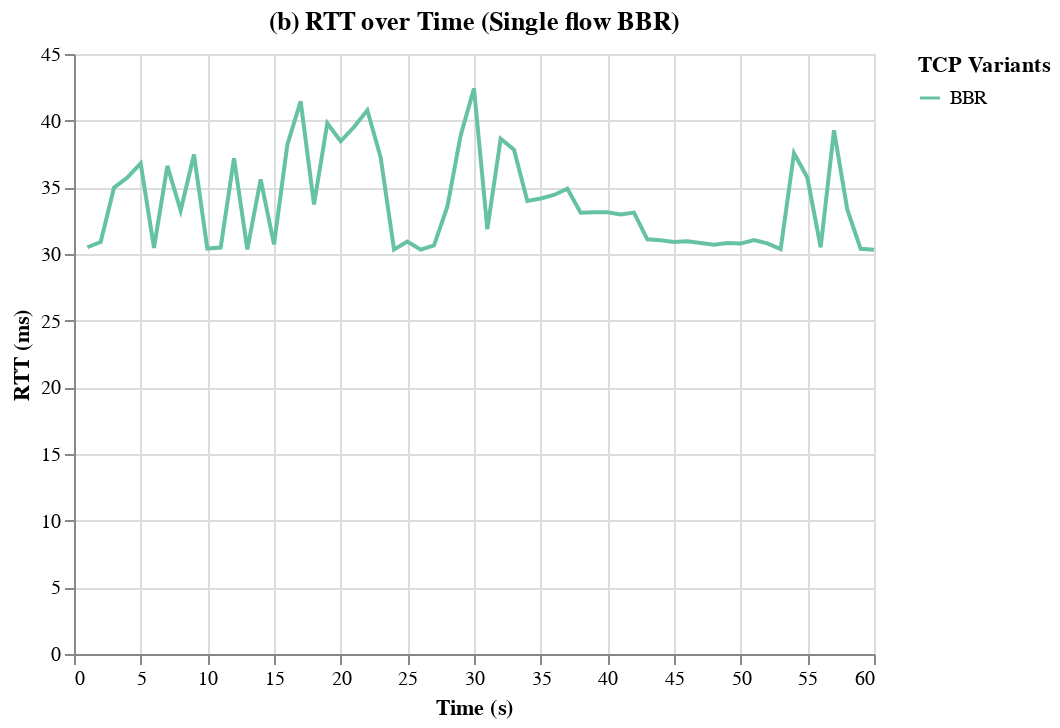

Write notebook code for a chart like this one.
### Code cell
# Create a selection that chooses the nearest point & selects on a single click
selection = alt.selection_multi(fields=['cc'], bind='legend')

# The line plot
s1e2_rtt = alt.Chart(df_s1e2_single_flow_bbr).mark_line().encode(
    x=alt.X('end:Q', title='Time (s)'),
    y=alt.Y('rtt_ms:Q', title='RTT (ms)'),
    color=alt.Color('cc:N', legend=alt.Legend(title="TCP Variants"), scale=alt.Scale(scheme='set2')),
    opacity=alt.condition(selection, alt.value(1), alt.value(0.5)),
    
    # Add tooltip
    tooltip=['end', 'rtt_ms', 'cc']
).properties(
    title='(b) RTT over Time (Single flow BBR)'
).add_selection(
    selection,
)

# Display the plot
s1e2_rtt

### Figure 1 — Vega-Lite specification as saved in the notebook (floating-point values rounded to 4 significant figures)
{"config": {"view": {"continuousWidth": 400, "continuousHeight": 300}}, "data": {"name": "data-df2f36a0fa298d840df834be4ea94769"}, "mark": "line", "encoding": {"color": {"field": "cc", "legend": {"title": "TCP Variants"}, "scale": {"scheme": "set2"}, "type": "nominal"}, "opacity": {"condition": {"value": 1, "selection": "selector006"}, "value": 0.5}, "tooltip": [{"field": "end", "type": "quantitative"}, {"field": "rtt_ms", "type": "quantitative"}, {"field": "cc", "type": "nominal"}], "x": {"field": "end", "title": "Time (s)", "type": "quantitative"}, "y": {"field": "rtt_ms", "title": "RTT (ms)", "type": "quantitative"}}, "selection": {"selector006": {"type": "multi", "fields": ["cc"], "bind": "legend"}}, "title": "(b) RTT over Time (Single flow BBR)", "$schema": "https://vega.github.io/schema/vega-lite/v4.17.0.json", "datasets": {"data-df2f36a0fa298d840df834be4ea94769": [{"socket": 5, "end": 1, "retransmits": 0, "throughput_mbps": 860.7, "rtt_ms": 30.51, "snd_cwnd_mb": 2.538, "cc": "BBR"}, {"socket": 5, "end": 2, "retransmits": 0, "throughput_mbps": 807.3, "rtt_ms": 30.9, "snd_cwnd_mb": 7.883, "cc": "BBR"}, {"socket": 5, "end": 3, "retransmits": 0, "throughput_mbps": 943.8, "rtt_ms": 34.97, "snd_cwnd_mb": 8.23, "cc": "BBR"}, {"socket": 5, "end": 4, "retransmits": 90, "throughput_mbps": 943.5, "rtt_ms": 35.73, "snd_cwnd_mb": 7.79, "cc": "BBR"}, {"socket": 5, "end": 5, "retransmits": 90, "throughput_mbps": 954.7, "rtt_ms": 36.8, "snd_cwnd_mb": 7.796, "cc": "BBR"}, {"socket": 5, "end": 6, "retransmits": 225, "throughput_mbps": 954.2, "rtt_ms": 30.46, "snd_cwnd_mb": 8.398, "cc": "BBR"}, {"socket": 5, "end": 7, "retransmits": 270, "throughput_mbps": 953.8, "rtt_ms": 36.6, "snd_cwnd_mb": 8.022, "cc": "BBR"}, {"socket": 5, "end": 8, "retransmits": 90, "throughput_mbps": 954.4, "rtt_ms": 33.26, "snd_cwnd_mb": 8.375, "cc": "BBR"}, {"socket": 5, "end": 9, "retransmits": 45, "throughput_mbps": 954.3, "rtt_ms": 37.46, "snd_cwnd_mb": 8.355, "cc": "BBR"}, {"socket": 5, "end": 10, "retransmits": 45, "throughput_mbps": 943.9, "rtt_ms": 30.41, "snd_cwnd_mb": 7.666, "cc": "BBR"}, {"socket": 5, "end": 11, "retransmits": 0, "throughput_mbps": 712.8, "rtt_ms": 30.48, "snd_cwnd_mb": 8.091, "cc": "BBR"}, {"socket": 5, "end": 12, "retransmits": 0, "throughput_mbps": 954.6, "rtt_ms": 37.17, "snd_cwnd_mb": 7.793, "cc": "BBR"}, {"socket": 5, "end": 13, "retransmits": 0, "throughput_mbps": 943.6, "rtt_ms": 30.34, "snd_cwnd_mb": 7.727, "cc": "BBR"}, {"socket": 5, "end": 14, "retransmits": 0, "throughput_mbps": 954.3, "rtt_ms": 35.6, "snd_cwnd_mb": 8.424, "cc": "BBR"}, {"socket": 5, "end": 15, "retransmits": 0, "throughput_mbps": 933.0, "rtt_ms": 30.72, "snd_cwnd_mb": 8.268, "cc": "BBR"}, {"socket": 5, "end": 16, "retransmits": 45, "throughput_mbps": 954.2, "rtt_ms": 38.2, "snd_cwnd_mb": 7.672, "cc": "BBR"}, {"socket": 5, "end": 17, "retransmits": 0, "throughput_mbps": 933.4, "rtt_ms": 41.45, "snd_cwnd_mb": 8.442, "cc": "BBR"}, {"socket": 5, "end": 18, "retransmits": 45, "throughput_mbps": 954.2, "rtt_ms": 33.72, "snd_cwnd_mb": 8.091, "cc": "BBR"}, {"socket": 5, "end": 19, "retransmits": 0, "throughput_mbps": 943.8, "rtt_ms": 39.81, "snd_cwnd_mb": 8.422, "cc": "BBR"}, {"socket": 5, "end": 20, "retransmits": 0, "throughput_mbps": 933.3, "rtt_ms": 38.46, "snd_cwnd_mb": 7.776, "cc": "BBR"}, {"socket": 5, "end": 21, "retransmits": 45, "throughput_mbps": 953.8, "rtt_ms": 39.52, "snd_cwnd_mb": 8.442, "cc": "BBR"}, {"socket": 5, "end": 22, "retransmits": 180, "throughput_mbps": 933.6, "rtt_ms": 40.78, "snd_cwnd_mb": 5.278, "cc": "BBR"}, {"socket": 5, "end": 23, "retransmits": 270, "throughput_mbps": 964.7, "rtt_ms": 37.25, "snd_cwnd_mb": 7.877, "cc": "BBR"}, {"socket": 5, "end": 24, "retransmits": 45, "throughput_mbps": 954.1, "rtt_ms": 30.34, "snd_cwnd_mb": 7.816, "cc": "BBR"}, {"socket": 5, "end": 25, "retransmits": 180, "throughput_mbps": 954.4, "rtt_ms": 30.94, "snd_cwnd_mb": 8.283, "cc": "BBR"}, {"socket": 5, "end": 26, "retransmits": 0, "throughput_mbps": 922.7, "rtt_ms": 30.33, "snd_cwnd_mb": 7.892, "cc": "BBR"}, {"socket": 5, "end": 27, "retransmits": 135, "throughput_mbps": 943.8, "rtt_ms": 30.64, "snd_cwnd_mb": 8.207, "cc": "BBR"}, {"socket": 5, "end": 28, "retransmits": 0, "throughput_mbps": 953.6, "rtt_ms": 33.54, "snd_cwnd_mb": 8.173, "cc": "BBR"}, {"socket": 5, "end": 29, "retransmits": 0, "throughput_mbps": 723.9, "rtt_ms": 38.89, "snd_cwnd_mb": 8.193, "cc": "BBR"}, {"socket": 5, "end": 30, "retransmits": 0, "throughput_mbps": 518.0, "rtt_ms": 42.42, "snd_cwnd_mb": 1.274, "cc": "BBR"}, {"socket": 5, "end": 31, "retransmits": 0, "throughput_mbps": 10.54, "rtt_ms": 31.86, "snd_cwnd_mb": 0.0695, "cc": "BBR"}, {"socket": 5, "end": 32, "retransmits": 0, "throughput_mbps": 0.0, "rtt_ms": 38.65, "snd_cwnd_mb": 0.03765, "cc": "BBR"}, {"socket": 5, "end": 33, "retransmits": 0, "throughput_mbps": 0.0, "rtt_ms": 37.82, "snd_cwnd_mb": 0.03765, "cc": "BBR"}, {"socket": 5, "end": 34, "retransmits": 0, "throughput_mbps": 10.55, "rtt_ms": 33.98, "snd_cwnd_mb": 0.04923, "cc": "BBR"}, {"socket": 5, "end": 35, "retransmits": 0, "throughput_mbps": 0.0, "rtt_ms": 34.16, "snd_cwnd_mb": 0.04923, "cc": "BBR"}, {"socket": 5, "end": 36, "retransmits": 0, "throughput_mbps": 0.0, "rtt_ms": 34.43, "snd_cwnd_mb": 0.04923, "cc": "BBR"}, {"socket": 5, "end": 37, "retransmits": 0, "throughput_mbps": 10.49, "rtt_ms": 34.9, "snd_cwnd_mb": 0.04923, "cc": "BBR"}, {"socket": 5, "end": 38, "retransmits": 0, "throughput_mbps": 0.0, "rtt_ms": 33.09, "snd_cwnd_mb": 0.0695, "cc": "BBR"}, {"socket": 5, "end": 39, "retransmits": 0, "throughput_mbps": 10.48, "rtt_ms": 33.13, "snd_cwnd_mb": 0.0695, "cc": "BBR"}, {"socket": 5, "end": 40, "retransmits": 0, "throughput_mbps": 0.0, "rtt_ms": 33.12, "snd_cwnd_mb": 0.06661, "cc": "BBR"}, {"socket": 5, "end": 41, "retransmits": 0, "throughput_mbps": 10.47, "rtt_ms": 32.97, "snd_cwnd_mb": 0.0695, "cc": "BBR"}, {"socket": 5, "end": 42, "retransmits": 0, "throughput_mbps": 0.0, "rtt_ms": 33.11, "snd_cwnd_mb": 0.06661, "cc": "BBR"}, {"socket": 5, "end": 43, "retransmits": 0, "throughput_mbps": 10.5, "rtt_ms": 31.1, "snd_cwnd_mb": 0.09267, "cc": "BBR"}, {"socket": 5, "end": 44, "retransmits": 0, "throughput_mbps": 10.49, "rtt_ms": 31.02, "snd_cwnd_mb": 0.1216, "cc": "BBR"}, {"socket": 5, "end": 45, "retransmits": 0, "throughput_mbps": 10.49, "rtt_ms": 30.91, "snd_cwnd_mb": 0.1216, "cc": "BBR"}, {"socket": 5, "end": 46, "retransmits": 0, "throughput_mbps": 20.97, "rtt_ms": 30.95, "snd_cwnd_mb": 0.1216, "cc": "BBR"}, {"socket": 5, "end": 47, "retransmits": 0, "throughput_mbps": 10.49, "rtt_ms": 30.82, "snd_cwnd_mb": 0.2085, "cc": "BBR"}, {"socket": 5, "end": 48, "retransmits": 0, "throughput_mbps": 20.97, "rtt_ms": 30.7, "snd_cwnd_mb": 0.1882, "cc": "BBR"}, {"socket": 5, "end": 49, "retransmits": 0, "throughput_mbps": 20.97, "rtt_ms": 30.82, "snd_cwnd_mb": 0.1882, "cc": "BBR"}, {"socket": 5, "end": 50, "retransmits": 0, "throughput_mbps": 20.96, "rtt_ms": 30.78, "snd_cwnd_mb": 0.194, "cc": "BBR"}, {"socket": 5, "end": 51, "retransmits": 0, "throughput_mbps": 20.96, "rtt_ms": 31.04, "snd_cwnd_mb": 0.2056, "cc": "BBR"}, {"socket": 5, "end": 52, "retransmits": 0, "throughput_mbps": 20.99, "rtt_ms": 30.8, "snd_cwnd_mb": 0.2317, "cc": "BBR"}, {"socket": 5, "end": 53, "retransmits": 0, "throughput_mbps": 41.95, "rtt_ms": 30.36, "snd_cwnd_mb": 0.8601, "cc": "BBR"}, {"socket": 5, "end": 54, "retransmits": 0, "throughput_mbps": 513.8, "rtt_ms": 37.55, "snd_cwnd_mb": 8.352, "cc": "BBR"}, {"socket": 5, "end": 55, "retransmits": 135, "throughput_mbps": 933.2, "rtt_ms": 35.73, "snd_cwnd_mb": 8.34, "cc": "BBR"}, {"socket": 5, "end": 56, "retransmits": 45, "throughput_mbps": 954.3, "rtt_ms": 30.5, "snd_cwnd_mb": 7.816, "cc": "BBR"}, {"socket": 5, "end": 57, "retransmits": 135, "throughput_mbps": 954.0, "rtt_ms": 39.28, "snd_cwnd_mb": 8.138, "cc": "BBR"}, {"socket": 5, "end": 58, "retransmits": 45, "throughput_mbps": 954.1, "rtt_ms": 33.32, "snd_cwnd_mb": 7.596, "cc": "BBR"}, {"socket": 5, "end": 59, "retransmits": 135, "throughput_mbps": 954.6, "rtt_ms": 30.39, "snd_cwnd_mb": 7.648, "cc": "BBR"}, {"socket": 5, "end": 60, "retransmits": 90, "throughput_mbps": 943.7, "rtt_ms": 30.32, "snd_cwnd_mb": 8.288, "cc": "BBR"}]}}
